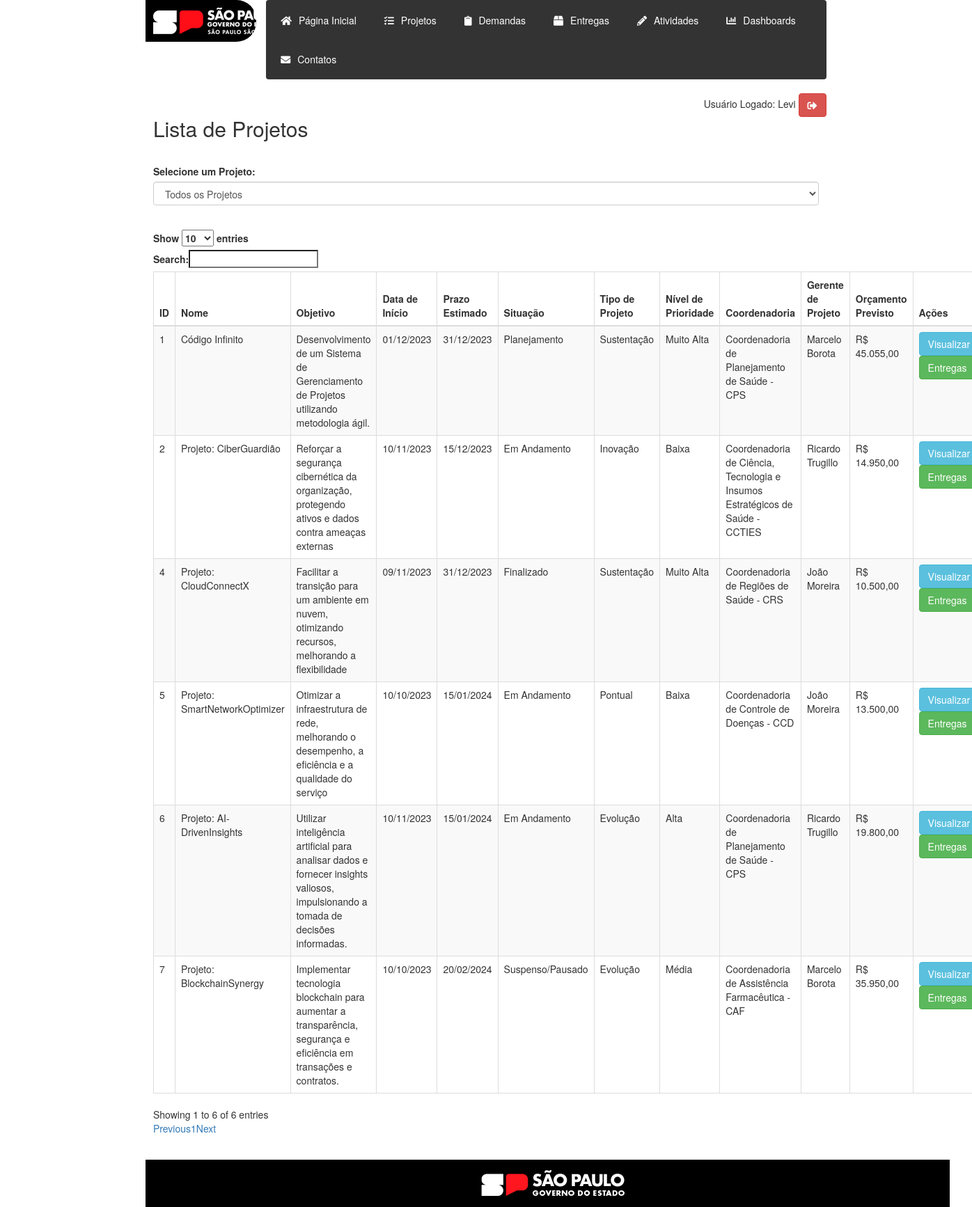
Screenshot of /projetos/consultar_projeto2.php (signed in) with the database file from the repository.
### tables this page shows
CREATE TABLE `projetos` (
  `ID` int(11) NOT NULL,
  `Nome` varchar(100) DEFAULT NULL,
  `Objetivo` varchar(200) DEFAULT NULL,
  `Data_Inicio` date DEFAULT NULL,
  `Prazo_Estimado` date DEFAULT NULL,
  `Situacao_ID` int(11) DEFAULT NULL,
  `Tipo_Projeto_ID` int(11) DEFAULT NULL,
  `Subtipo_Projeto_ID` int(11) DEFAULT NULL,
  `Nivel_Prioridade_Projeto_ID` int(11) DEFAULT NULL,
  `Criticidade_ID` int(11) DEFAULT NULL,
  `Tipos_Contatos_ID` int(11) DEFAULT NULL,
  `Contatos_Tecnicos_ID` int(11) DEFAULT NULL,
  `Orcamento_Previsto` decimal(10,2) DEFAULT NULL,
  `Gerente_Projeto_ID` int(11) DEFAULT NULL,
  `Coordenadoria_ID` int(11) DEFAULT NULL
);

CREATE TABLE `situacao` (
  `ID` int(11) NOT NULL,
  `Nome` varchar(50) DEFAULT NULL
);

CREATE TABLE `tipo_projeto` (
  `ID` int(11) NOT NULL,
  `Nome` varchar(50) DEFAULT NULL
);

CREATE TABLE `nivel_prioridade_projeto` (
  `ID` int(11) NOT NULL,
  `Nome` varchar(50) DEFAULT NULL
);

CREATE TABLE `coordenadoria` (
  `ID` int(11) NOT NULL,
  `Nome` varchar(100) DEFAULT NULL
);

CREATE TABLE `gerente_projeto` (
  `ID` int(11) NOT NULL,
  `Nome` varchar(50) DEFAULT NULL
);

### projetos/consultar_projeto2.php (the view, shortened to what this page needs)
<?php
include_once("../config/conexao.php");
mysqli_query($conn, "SET NAMES 'utf8';");
function buscarDadosProjetos($conn)
{
    $sql = "SELECT p.ID, p.Nome, p.Objetivo,
            DATE_FORMAT(p.Data_Inicio, '%d/%m/%Y') as Data_Inicio,
            DATE_FORMAT(p.Prazo_Estimado, '%d/%m/%Y') as Prazo_Estimado,
            s.Nome as NomeSituacao, tp.Nome as NomeTipoProjeto,
            np.Nome as NomeNivelPrioridade, coord.Nome as NomeCoordenadoria,
            gp.Nome as NomeGerenteProjeto, FORMAT(p.Orcamento_Previsto, 2, 'de_DE') as Orcamento_Previsto
            FROM projetos p
            LEFT JOIN situacao s ON p.Situacao_ID = s.ID
            LEFT JOIN tipo_projeto tp ON p.Tipo_Projeto_ID = tp.ID
            LEFT JOIN nivel_prioridade_projeto np ON p.Nivel_Prioridade_Projeto_ID = np.ID
            LEFT JOIN coordenadoria coord ON p.Coordenadoria_ID = coord.ID
            LEFT JOIN gerente_projeto gp ON p.Gerente_Projeto_ID = gp.ID";
    $resultado = $conn->query($sql);
    $dados = [];
    if ($resultado->num_rows > 0) {
        while ($row = $resultado->fetch_assoc()) {
            $dados[] = $row;
        }
    }
    return $dados;
}
?>
<!DOCTYPE html>
<html lang="pt-br">
<head>
    <link rel="stylesheet" href="https://maxcdn.bootstrapcdn.com/bootstrap/3.3.7/css/bootstrap.min.css">
    <link rel="stylesheet" href="https://cdn.datatables.net/1.10.19/css/dataTables.bootstrap.min.css">
    <link rel="stylesheet" href="https://cdnjs.cloudflare.com/ajax/libs/font-awesome/5.15.3/css/all.min.css">
    <link rel="stylesheet" type="text/css" href="../stylesheet.css" media="screen" />
</head>
<body onload="redirecionarParaLogin()">
    <header>
        <div class="main mx-auto tabela-projetos">
            <div class="row">
                <div class="col-md-2">
                    <div class="logo-container">
                        <img src="../imagem/logo-governo-do-estado-sp.png">
                    </div>
                </div>
                <div class="col-md-10">
                    <nav class="navbar">
                        <ul class="nav navbar-nav">
                            <li><a href="../index.php"><i class="fas fa-home"></i>Página Inicial</a></li>
                            <li>
                                <a href="#">
                                    <i class="fas fa-tasks"></i>Projetos
                                </a>
                            </li>
                            <li>
                                <a href="#">
                                    <i class="fas fa-clipboard"></i>Demandas
                                </a>
                            </li>
                            <li>
                                <a href="#">
                                    <i class="fas fa-box"></i>Entregas
                                </a>
                            </li>
                            <li>
                                <a href="#">
                                    <i class="fas fa-pencil-alt"></i>Atividades
                                </a>
                            </li>
                            <li>
                                <a href="#">
                                    <i class="fas fa-chart-bar"></i>Dashboards
                                </a>
                            </li>
                            <li>
                                <a href="#">
                                    <i class="fas fa-envelope"></i>Contatos
                                </a>
                            </li>
                        </ul>
                    </nav>
                    <div align="right">
                        Usuário Logado:
                        <?php echo $_SESSION['usuario']; ?>
                        <a href="../logout.php" class="btn btn-danger">
                            <i class="fas fa-sign-out-alt"></i></a>
                    </div>
                </div>
            </div>
        </div>
    </header>
    <div class="container main">
        <h2 class="main mx-auto tabela-projetos">Lista de Projetos</h2>
        <p>
        <div class="main mx-auto tabela-projetos">
            <?php
            $dados = buscarDadosProjetos($conn);
            ?>
            <label for="projetoSelector">Selecione um Projeto:</label>
            <select id="projetoSelector" class="form-control">
                <option value="">Todos os Projetos</option>
            </select>
            <p>
            <table id="projetos-table" class="table table-striped table-bordered" style="width:100%">
                <thead>
                    <tr>
                        <th>ID</th>
                        <th>Nome</th>
                        <th>Objetivo</th>
                        <th>Data de Início</th>
                        <th>Prazo Estimado</th>
                        <th>Situação</th>
                        <th>Tipo de Projeto</th>
                        <th>Nível de Prioridade</th>
                        <th>Coordenadoria</th>
                        <th>Gerente de Projeto</th>
                        <th>Orçamento Previsto</th>
                        <th>Ações</th>
                    </tr>
                </thead>
                <tbody>
                    <?php
                    $dados = buscarDadosProjetos($conn);
                    foreach ($dados as $row) {
                        echo "<tr>";
                        echo "<td>{$row['ID']}</td>";
                        echo "<td>{$row['Nome']}</td>";
                        echo "<td>{$row['Objetivo']}</td>";
                        echo "<td>{$row['Data_Inicio']}</td>";
                        echo "<td>{$row['Prazo_Estimado']}</td>";
                        echo "<td>{$row['NomeSituacao']}</td>";
                        echo "<td>{$row['NomeTipoProjeto']}</td>";
                        echo "<td>{$row['NomeNivelPrioridade']}</td>";
                        echo "<td>{$row['NomeCoordenadoria']}</td>";
                        echo "<td>{$row['NomeGerenteProjeto']}</td>";
                        echo "<td>R$ {$row['Orcamento_Previsto']}</td>";
                        echo "<td><button class='btn btn-info btn-visualizar' data-id='{$row['ID']}'>Visualizar</button>";
                        echo "<button class='btn btn-success btn-entregas' data-id='{$row['ID']}'>Entregas&nbsp</button></td>";
                        echo "</tr>";
                    }
                    ?>
                </tbody>
            </table>
        </div>
    </div>
    <p>
    <footer>
        <div class="container main">
            <img src="..\imagem\rodape_preto.png" alt="Rodapé" />
        </div>
    </footer>
</body>
</html>

### stylesheet.css (style rules this page uses)
.logo-container { background-color: #000; padding: 11px; border-radius: 0 28px 28px 0; width: 115%; margin-right: 10px; }
.logo-container img { max-width: 210px; }
.navbar { background-color: #333; color: #fff; margin-left: 5px; }
.navbar ul.navbar-nav li { padding: 3px 5px; }
.navbar ul.navbar-nav li a { color: #fff; }
.navbar i { margin-right: 10px; }
footer { width: 70%; text-align: center; background-color: #000; margin: 0 auto; }
.submenu li a { color: #fff; text-decoration: none; display: block; }
.tabela-projetos { max-width: 70%; }
.main { width: 100%; margin: 0 auto; }
p { padding-bottom: 25px; }

### rows the page displays
projetos: ID "1", Nome "Código Infinito", Objetivo "Desenvolvimento de um Sistema de Gerenciamento de Projetos utilizando metodologia ágil.", Data_Inicio "01/12/2023", Prazo_Estimado "31/12/2023", Situacao_ID.Nome "Planejamento", Tipo_Projeto_ID.Nome "Sustentação", Nivel_Prioridade_Projeto_ID.Nome "Muito Alta", Coordenadoria_ID.Nome "Coordenadoria de Planejamento de Saúde - CPS", Gerente_Projeto_ID.Nome "Marcelo Borota", Orcamento_Previsto "45.055,00"
projetos: ID "2", Nome "Projeto: CiberGuardião", Objetivo "Reforçar a segurança cibernética da organização, protegendo ativos e dados contra ameaças externas", Data_Inicio "10/11/2023", Prazo_Estimado "15/12/2023", Situacao_ID.Nome "Em Andamento", Tipo_Projeto_ID.Nome "Inovação", Nivel_Prioridade_Projeto_ID.Nome "Baixa", Coordenadoria_ID.Nome "Coordenadoria de Ciência, Tecnologia e Insumos Estratégicos de Saúde - CCTIES", Gerente_Projeto_ID.Nome "Ricardo Trugillo", Orcamento_Previsto "14.950,00"
projetos: ID "4", Nome "Projeto: CloudConnectX", Objetivo "Facilitar a transição para um ambiente em nuvem, otimizando recursos, melhorando a flexibilidade", Data_Inicio "09/11/2023", Prazo_Estimado "31/12/2023", Situacao_ID.Nome "Finalizado", Tipo_Projeto_ID.Nome "Sustentação", Nivel_Prioridade_Projeto_ID.Nome "Muito Alta", Coordenadoria_ID.Nome "Coordenadoria de Regiões de Saúde - CRS", Gerente_Projeto_ID.Nome "João Moreira", Orcamento_Previsto "10.500,00"
projetos: ID "5", Nome "Projeto: SmartNetworkOptimizer", Objetivo "Otimizar a infraestrutura de rede, melhorando o desempenho, a eficiência e a qualidade do serviço", Data_Inicio "10/10/2023", Prazo_Estimado "15/01/2024", Situacao_ID.Nome "Em Andamento", Tipo_Projeto_ID.Nome "Pontual", Nivel_Prioridade_Projeto_ID.Nome "Baixa", Coordenadoria_ID.Nome "Coordenadoria de Controle de Doenças - CCD", Gerente_Projeto_ID.Nome "João Moreira", Orcamento_Previsto "13.500,00"
projetos: ID "6", Nome "Projeto: AI-DrivenInsights", Objetivo "Utilizar inteligência artificial para analisar dados e fornecer insights valiosos, impulsionando a tomada de decisões informadas.", Data_Inicio "10/11/2023", Prazo_Estimado "15/01/2024", Situacao_ID.Nome "Em Andamento", Tipo_Projeto_ID.Nome "Evolução", Nivel_Prioridade_Projeto_ID.Nome "Alta", Coordenadoria_ID.Nome "Coordenadoria de Planejamento de Saúde - CPS", Gerente_Projeto_ID.Nome "Ricardo Trugillo", Orcamento_Previsto "19.800,00"
projetos: ID "7", Nome "Projeto: BlockchainSynergy", Objetivo "Implementar tecnologia blockchain para aumentar a transparência, segurança e eficiência em transações e contratos.", Data_Inicio "10/10/2023", Prazo_Estimado "20/02/2024", Situacao_ID.Nome "Suspenso/Pausado", Tipo_Projeto_ID.Nome "Evolução", Nivel_Prioridade_Projeto_ID.Nome "Média", Coordenadoria_ID.Nome "Coordenadoria de Assistência Farmacêutica - CAF", Gerente_Projeto_ID.Nome "Marcelo Borota", Orcamento_Previsto "35.950,00"

### other values shown
$_SESSION['usuario'] "Levi"
